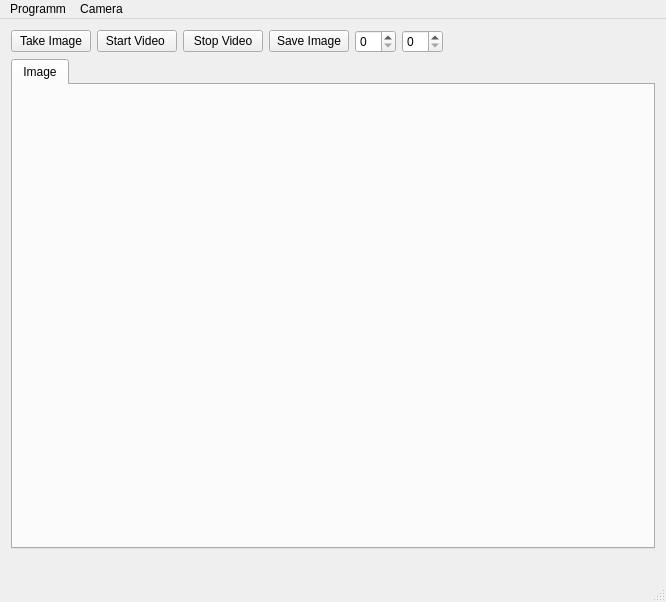
<?xml version="1.0" encoding="UTF-8"?>
<ui version="4.0">
 <class>MainWindowClass</class>
 <widget class="QMainWindow" name="MainWindowClass">
  <property name="geometry">
   <rect>
    <x>0</x>
    <y>0</y>
    <width>666</width>
    <height>602</height>
   </rect>
  </property>
  <property name="windowTitle">
   <string>MainWindow</string>
  </property>
  <widget class="QWidget" name="centralWidget">
   <layout class="QGridLayout" name="gridLayout_4">
    <item row="0" column="0">
     <layout class="QGridLayout" name="gridLayout">
      <item row="0" column="6">
       <spacer name="horizontalSpacer">
        <property name="orientation">
         <enum>Qt::Horizontal</enum>
        </property>
        <property name="sizeHint" stdset="0">
         <size>
          <width>40</width>
          <height>20</height>
         </size>
        </property>
       </spacer>
      </item>
      <item row="0" column="0">
       <widget class="QPushButton" name="pushButtonGetImage">
        <property name="text">
         <string>Take Image</string>
        </property>
       </widget>
      </item>
      <item row="0" column="3">
       <widget class="QPushButton" name="pushButtonSaveImage">
        <property name="text">
         <string>Save Image</string>
        </property>
       </widget>
      </item>
      <item row="0" column="1">
       <widget class="QPushButton" name="pushButtonStartVideo">
        <property name="text">
         <string>Start Video </string>
        </property>
       </widget>
      </item>
      <item row="0" column="2">
       <widget class="QPushButton" name="pushButtonStopVideo">
        <property name="text">
         <string>Stop Video</string>
        </property>
       </widget>
      </item>
      <item row="0" column="4">
       <widget class="QSpinBox" name="spinBoxX"/>
      </item>
      <item row="0" column="5">
       <widget class="QSpinBox" name="spinBoxY"/>
      </item>
     </layout>
    </item>
    <item row="1" column="0">
     <widget class="QTabWidget" name="tabWidget">
      <property name="currentIndex">
       <number>0</number>
      </property>
      <widget class="QWidget" name="tab">
       <attribute name="title">
        <string>Image</string>
       </attribute>
       <layout class="QGridLayout" name="gridLayout_2">
        <item row="0" column="0">
         <widget class="QCameraImage" name="widgetCameraImage" native="true">
          <property name="sizePolicy">
           <sizepolicy hsizetype="Expanding" vsizetype="Expanding">
            <horstretch>0</horstretch>
            <verstretch>0</verstretch>
           </sizepolicy>
          </property>
         </widget>
        </item>
       </layout>
      </widget>
     </widget>
    </item>
    <item row="2" column="0">
     <widget class="QLabel" name="labelMessage">
      <property name="text">
       <string/>
      </property>
     </widget>
    </item>
   </layout>
  </widget>
  <widget class="QMenuBar" name="menuBar">
   <property name="geometry">
    <rect>
     <x>0</x>
     <y>0</y>
     <width>666</width>
     <height>20</height>
    </rect>
   </property>
   <widget class="QMenu" name="menuProgramm">
    <property name="title">
     <string>Programm</string>
    </property>
    <addaction name="actionQuit"/>
   </widget>
   <widget class="QMenu" name="menuCamera">
    <property name="title">
     <string>Camera</string>
    </property>
    <addaction name="actionCameraSettings"/>
   </widget>
   <addaction name="menuProgramm"/>
   <addaction name="menuCamera"/>
  </widget>
  <widget class="QStatusBar" name="statusBar"/>
  <action name="actionQuit">
   <property name="text">
    <string>Quit</string>
   </property>
  </action>
  <action name="action_DialogExample">
   <property name="text">
    <string>Show Dialog</string>
   </property>
  </action>
  <action name="actionSettings">
   <property name="text">
    <string>Settings</string>
   </property>
  </action>
  <action name="actionCameraSettings">
   <property name="text">
    <string>Settings</string>
   </property>
  </action>
 </widget>
 <layoutdefault spacing="6" margin="11"/>
 <customwidgets>
  <customwidget>
   <class>QCameraImage</class>
   <extends>QWidget</extends>
   <header>QCameraImage.h</header>
   <container>1</container>
  </customwidget>
 </customwidgets>
 <resources/>
 <connections/>
</ui>
